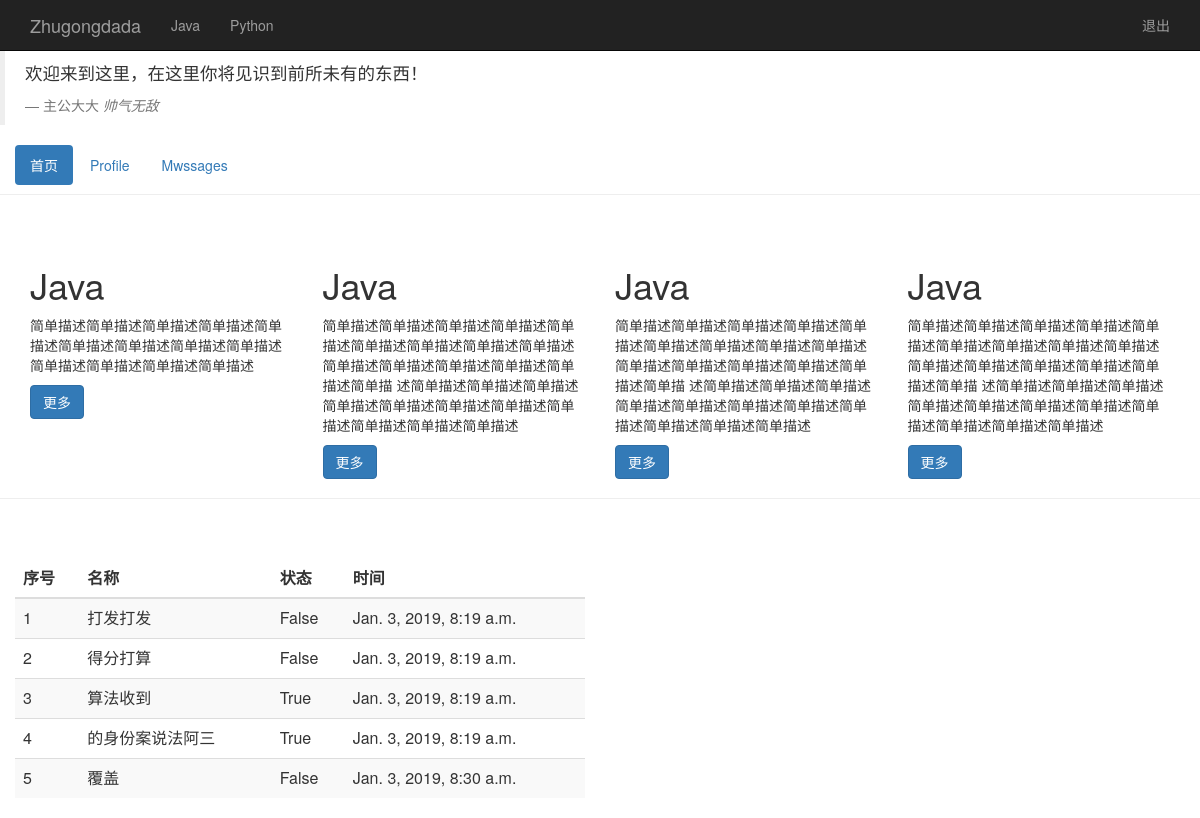
The page / on the database its author committed.
### Bigbig/models.py (models this page shows, shortened)
class Guest(models.Model):
    name = models.CharField(max_length=100)
    status = models.BooleanField()
    create_time = models.DateTimeField(auto_now=True)

### Bigbig/views.py (the view)
# urls.py: url(r'^$', views.bigindex),
def bigindex(request):
    guest_list = Guest.objects.all()
    return render(request, 'bigindex.html', {'guests': guest_list})

### Bigbig/templates/bigindex.html (shortened to what this page needs)
<html lang="zh-CN">
<head>
    {% load bootstrap3 %}
    {% bootstrap_css %}
</head>
<body role="document">
<nav class="navbar navbar-inverse navbar-fixed-top">
    <div class="container">
        <div class="navbar-header">
            <a class="navbar-brand">Zhugongdada</a>
        </div>
        <div id="navbar" class="collapes navbar-collapse">
            <ul class="nav navbar-nav">
                <li><a href="/test/">Java</a></li>
                <li><a href="/test/">Python</a></li>
            </ul>
            <ul class="nav navbar-nav navbar-right">
                <li><a href="#"></a></li>
                <li><a href="/logout/">退出</a></li>
            </ul>
        </div>
    </div>
</nav>
<div class="page-header" style="padding-top: 10px;">
    <blockquote>
        <p>欢迎来到这里，在这里你将见识到前所未有的东西！</p>
        <footer>主公大大 <cite title="Source Title">帅气无敌</cite></footer>
    </blockquote>
    <div id="navbar" class="collapes navbar-collapse">
        <ul class="nav nav-pills">
            <li class="active"><a href="#">首页</a></li>
            <li><a href="/test/">Profile</a></li>
            <li><a href="/test/">Mwssages</a></li>
        </ul>
    </div>
</div>
<div class="page-header" style="padding-top: 10px;">
    <div class="container-fluid">
        <div class="row-fluid">
            <div class="col-md-3">
                <div class="hero-unit">
                    <h1>Java</h1>
                    <p>简单描述简单描述简单描述简单描述简单描述简单描述简单描述简单描述简单描述简单描述简单描述简单描述简单描述</p>
                    <p><a class="btn btn-primary btn-large" href="/test/">更多</a></p>
                </div>
            </div>
            <div class="col-md-3">
                <div class="hero-unit">
                    <h1>Java</h1>
                    <p>简单描述简单描述简单描述简单描述简单描述简单描述简单描述简单描述简单描述简单描述简单描述简单描述简单描述简单描述简单描
                        述简单描述简单描述简单描述简单描述简单描述简单描述简单描述简单描述简单描述简单描述简单描述</p>
                    <p><a class="btn btn-primary btn-large" href="/test/">更多</a></p>
                </div>
            </div>
            <div class="col-md-3">
                <div class="hero-unit">
                    <h1>Java</h1>
                    <p>简单描述简单描述简单描述简单描述简单描述简单描述简单描述简单描述简单描述简单描述简单描述简单描述简单描述简单描述简单描
                        述简单描述简单描述简单描述简单描述简单描述简单描述简单描述简单描述简单描述简单描述简单描述</p>
                    <p><a class="btn btn-primary btn-large" href="/test/">更多</a></p>
                </div>
            </div>
            <div class="col-md-3">
                <div class="hero-unit">
                    <h1>Java</h1>
                    <p>简单描述简单描述简单描述简单描述简单描述简单描述简单描述简单描述简单描述简单描述简单描述简单描述简单描述简单描述简单描
                        述简单描述简单描述简单描述简单描述简单描述简单描述简单描述简单描述简单描述简单描述简单描述</p>
                    <p><a class="btn btn-primary btn-large" href="/test/">更多</a></p>
                </div>
            </div>
        </div>
    </div>
</div>
<div class="row-fluid" style="padding-top: 40px;">
    <div class="col-md-6">
        <table class="table table-striped">
            <thead>
            <tr>
                <th>序号</th>
                <th>名称</th>
                <th>状态</th>
                <th>时间</th>
            </tr>
            </thead>
            <tbody>
            {% for guest in guests %}
                <tr>
                    <td>{{ guest.id }}</td>
                    <td>{{ guest.name }}</td>
                    <td>{{ guest.status }}</td>
                    <td>{{ guest.create_time }}</td>
                </tr>
            {% endfor %}
            </tbody>
        </table>
    </div>
</div>
</body>
</html>

### rows shown on the page
Guest: id "1", name "打发打发", status "False", create_time "Jan. 3, 2019, 8:19 a.m."
Guest: id "2", name "得分打算", status "False", create_time "Jan. 3, 2019, 8:19 a.m."
Guest: id "3", name "算法收到", status "True", create_time "Jan. 3, 2019, 8:19 a.m."
Guest: id "4", name "的身份案说法阿三", status "True", create_time "Jan. 3, 2019, 8:19 a.m."
Guest: id "5", name "覆盖", status "False", create_time "Jan. 3, 2019, 8:30 a.m."
